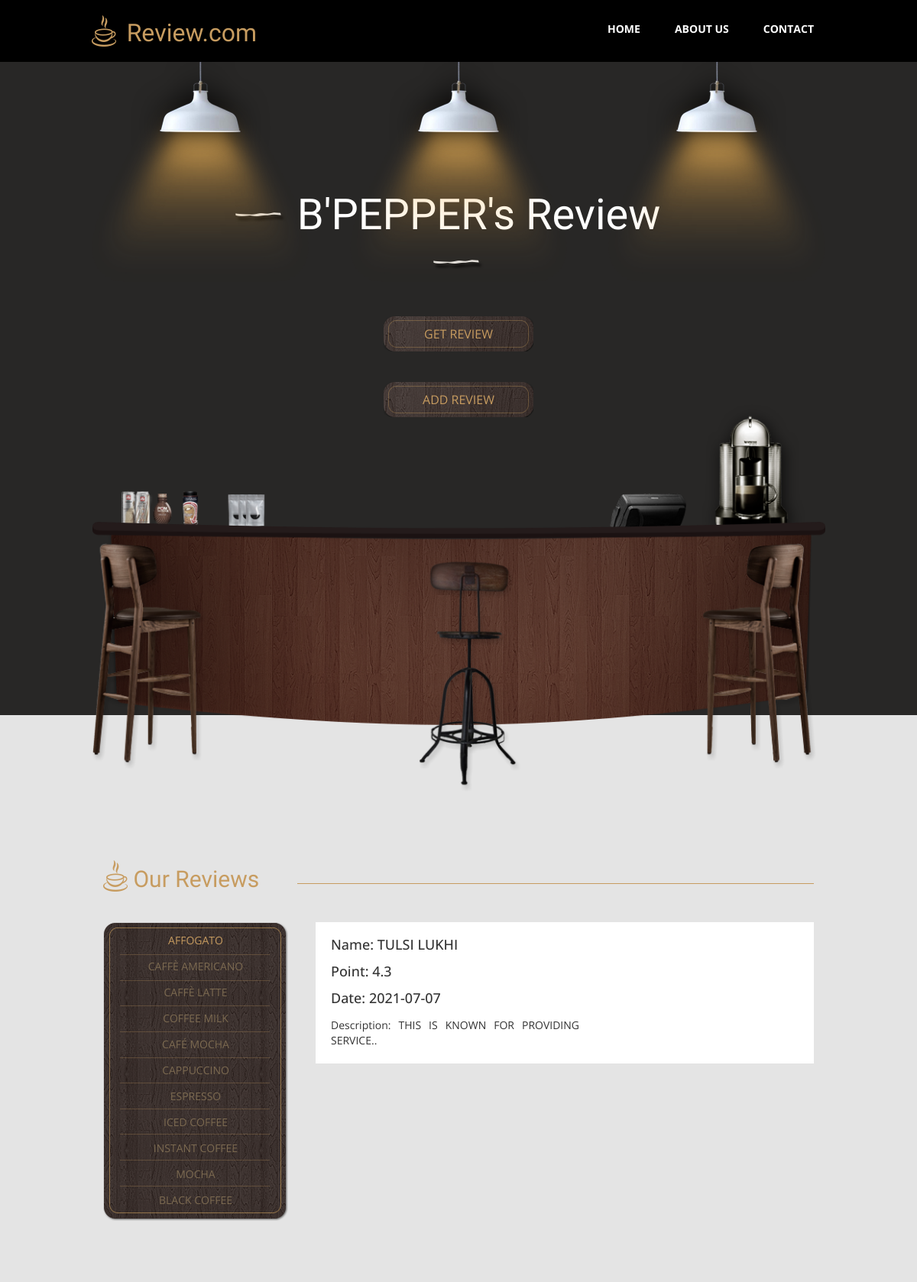
The app's page /bpepper.php with its own data.
### tables this page shows
CREATE TABLE `bpepper` (
  `srno` int(2) NOT NULL,
  `name` varchar(30) NOT NULL,
  `date` varchar(15) NOT NULL,
  `point` float NOT NULL,
  `description` varchar(300) NOT NULL
);

### bpepper.php (the view, shortened to what this page needs)
<?php
include("connection.php");
$query="SELECT * FROM BPEPPER";
$data=mysqli_query($conn,$query);
$rows=mysqli_num_rows($data);
?>
<!DOCTYPE html>
<html lang="en">
<head>
  <link href="css/bootstrap.min.css" rel="stylesheet">
  <link href="css/font-awesome.min.css" rel="stylesheet">
  <link href="css/templatemo-style.css" rel="stylesheet">
</head>
<body>
  <div class="tm-top-header">
    <div class="container">
      <div class="row">
        <div class="tm-top-header-inner">
          <div class="tm-logo-container">
            <img src="img/logo.png" alt="Logo" class="tm-site-logo">
            <h1 class="tm-site-name tm-handwriting-font">Review.com</h1>
          </div>
          <nav class="tm-nav">
            <ul>
              <li><a href="index.php">Home</a></li>
              <li><a href="#">About Us</a></li>
              <li><a href="contact.php">Contact</a></li>
            </ul>
          </nav>
        </div>
      </div>
    </div>
  </div>
  <section class="tm-welcome-section">
    <div class="container tm-position-relative">
      <div class="tm-lights-container">
        <img src="img/light.png" alt="Light" class="light light-1">
        <img src="img/light.png" alt="Light" class="light light-2">
        <img src="img/light.png" alt="Light" class="light light-3">
      </div>
      <div class="row tm-welcome-content">
        <h2 class="white-text tm-handwriting-font tm-welcome-header"><img src="img/header-line.png" alt="Line"
            class="tm-header-line">&nbsp;B'PEPPER's Review&nbsp;&nbsp;<img src="img/header-line.png" alt="Line"
            class="tm-header-line"></h2>
        <a href="#main" class="tm-more-button tm-more-button-welcome">Get Review</a>
        <a href="bpepper_add.php" class="tm-more-button tm-more-button-welcome">Add Review</a>
      </div>
      <img src="img/table-set.png" alt="Table Set" class="tm-table-set img-responsive">
    </div>
  </section>
  <div class="tm-main-section light-gray-bg">
    <div class="container" id="main">
      <section class="tm-section row">
        <div class="col-lg-12 tm-section-header-container margin-bottom-30">
          <h2 class="tm-section-header gold-text tm-handwriting-font"><img src="img/logo.png" alt="Logo"
              class="tm-site-logo"> Our Reviews</h2>
          <div class="tm-hr-container">
            <hr class="tm-hr">
          </div>
        </div>
        <div>
          <div class="col-lg-3 col-md-3">
            <div class="tm-position-relative margin-bottom-30">
              <nav class="tm-side-menu">
                <ul>
                  <li><a href="#" class="active">Affogato</a></li>
                  <li><a href="#">Caffè Americano</a></li>
                  <li><a href="#">Caffè latte</a></li>
                  <li><a href="#">Coffee milk</a></li>
                  <li><a href="#">Café mocha</a></li>
                  <li><a href="#">Cappuccino</a></li>
                  <li><a href="#">Espresso</a></li>
                  <li><a href="#">Iced coffee</a></li>
                  <li><a href="#">Instant coffee</a></li>
                  <li><a href="#">Mocha</a></li>
                  <li><a href="#">black coffee</a></li>
                </ul>
              </nav>
              <img src="img/vertical-menu-bg.png" alt="Menu bg" class="tm-side-menu-bg">
            </div>
          </div>
          <div class="tm-menu-product-content col-lg-9 col-md-9">
            <?php
if ($rows) {
            while ($result=mysqli_fetch_assoc($data)) {
            ?>
               <div class="tm-product" id="main">
                <div class="tm-product-text">
                  <h4 class="tm-product-title">Name:<?php echo " ". $result['name'] ?></h4>
                  <h4 class="tm-product-title">Point:<?php echo " ". $result['point'] ?></h4>
                  <h4 class="tm-product-title">Date:<?php echo " ". $result['date'] ?></h4>
                  <p class="tm-product-description">Description:<?php echo " ".$result['description'] ?></p>
                </div>
              </div>
             <?php
             }
             ?>
   <?php
}
else {
    echo "<center>Sorry Record Was Not Found !!<center>";
}
?>
          </div>
        </div>
    </div>
  </div>
</body>
</html>

### css/templatemo-style.css (style rules this page uses)
body { overflow-x: hidden; }
ul { margin: 0; padding: 0; }
* { font-family: 'Open Sans', sans-serif; }
.container { max-width: 960px; }
.tm-handwriting-font { font-family: 'Damion', cursive; }
.tm-top-header { background: black; color: white; }
.tm-site-logo, .tm-site-name { vertical-align: bottom; }
.tm-site-name { color: #c79c60; display: inline-block; font-size: 32px; margin: 0 10px; }
.tm-logo-container { padding: 10px 0; }
.tm-nav { display: -webkit-box; display: -webkit-flex; display: -ms-flexbox; display: flex; -webkit-box-align: center; -webkit-align-items: center; -ms-flex-align: center; align-items: center; font-weight: 700; text-transform: uppercase; }
.tm-nav li { list-style: none; float: left; }
.tm-nav li a { color: white; display: inline-block; padding: 15px 15px 20px 30px; -webkit-transition: all 0.3s ease; transition: all 0.3s ease; }
.tm-top-header-inner { display: -webkit-box; display: -webkit-flex; display: -ms-flexbox; display: flex; -webkit-box-pack: justify; -webkit-justify-content: space-between; -ms-flex-pack: justify; justify-content: space-between; padding-top: 10px; padding-bottom: 10px; }
.tm-section { margin-bottom: 60px; }
.tm-welcome-section { background: #282726; text-align: center; }
.white-text { color: white; }
.gold-text { color: #c79c60; }
.tm-welcome-header { font-size: 56px; }
.tm-welcome-content { margin: 150px auto 350px; max-width: 650px; }
.tm-more-button-welcome { margin: 40px auto; }
.tm-more-button { display: -webkit-box; display: -webkit-flex; display: -ms-flexbox; display: flex; -webkit-box-pack: center; -webkit-justify-content: center; -ms-flex-pack: center; justify-content: center; -webkit-box-align: center; -webkit-align-items: center; -ms-flex-align: center; align-items: center; background-image: url(../img/tm-brown-button.png); width: 196px; height: 46px; text-transform: uppercase; font-size: 16px; color: #c79c60; -webkit-transition: all 0.3s ease; transition: all 0.3s ease; }
.tm-position-relative { position: relative; }
.tm-table-set { position: absolute; bottom: -100px; left: 0; }
.tm-lights-container { position: absolute; top: 0; left: 0; display: -webkit-box; display: -webkit-flex; display: -ms-flexbox; display: flex; -webkit-box-pack: justify; -webkit-justify-content: space-between; -ms-flex-pack: justify; justify-content: space-between; width: 100%; }
.light-gray-bg { background-color: #e4e4e4; }
.tm-main-section { padding-top: 170px; }
.margin-bottom-30 { margin-bottom: 30px; }
.tm-section-header-container { display: -webkit-box; display: -webkit-flex; display: -ms-flexbox; display: flex; -webkit-box-align: end; -webkit-align-items: flex-end; -ms-flex-align: end; align-items: flex-end; }
.tm-section-header { width: 350px; }
.tm-hr-container { width: 100%; height: 41px; }
.tm-hr { border-color: #c79c60; }
.tm-side-menu { color: white; width: 242px; padding-top: 7px; position: relative; z-index: 1; text-align: center; text-transform: uppercase; }
.tm-side-menu-bg { position: absolute; top: 0; left: 0; }
.tm-side-menu li { list-style: none; }
.tm-side-menu li a { color: #7c6a51; padding: 7px; display: block; -webkit-transition: all 0.3s ease; transition: all 0.3s ease; }
.tm-side-menu li a:hover, .tm-side-menu li a.active { color: #c79c60; text-decoration: none; }
.tm-product { margin-right: 0; margin-left: auto; max-width: 652px; display: -webkit-box; display: -webkit-flex; display: -ms-flexbox; display: flex; -webkit-box-pack: justify; -webkit-justify-content: space-between; -ms-flex-pack: justify; justify-content: space-between; -webkit-box-align: center; -webkit-align-items: center; -ms-flex-align: center; align-items: center; background-color: white; padding: 20px; }
.tm-product-text { max-width: 325px; }
.tm-product-title { margin-top: 0; margin-bottom: 15px; -webkit-transition: all 0.3s ease; transition: all 0.3s ease; }
.tm-product-description { margin-bottom: 0; text-align: justify; }
.tm-product { cursor: pointer; margin-bottom: 20px; }

### records on screen
bpepper: name "TULSI LUKHI", point "4.3", date "2021-07-07", description "THIS IS KNOWN FOR PROVIDING SERVICE.."
